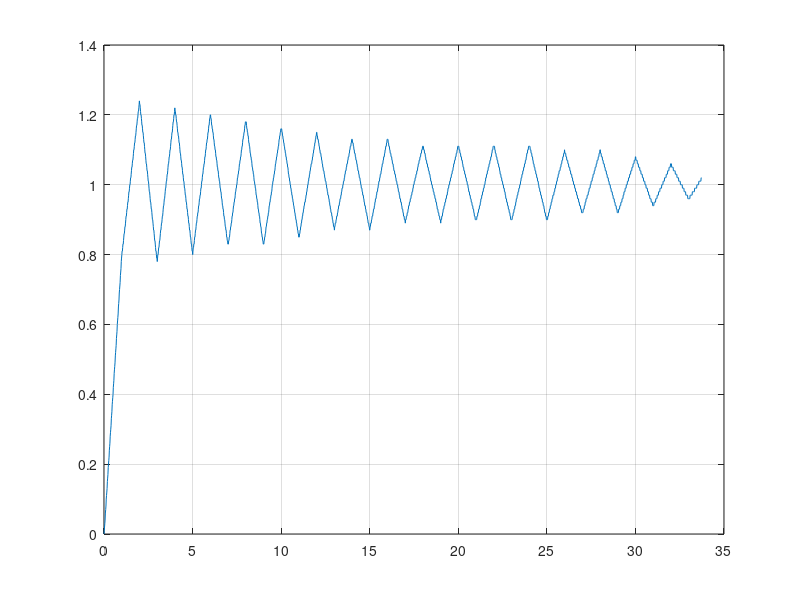
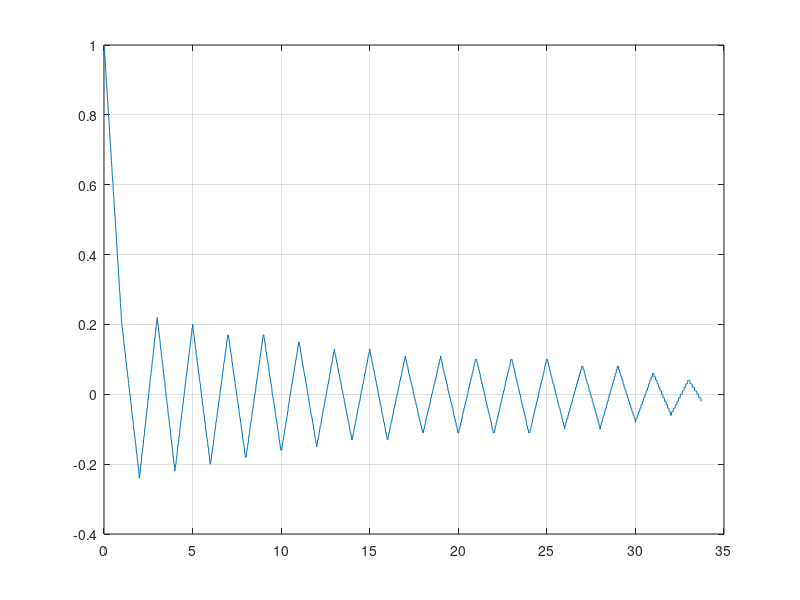

The MATLAB source for these figures, in order:
p = dlmread('5.csv', ';', 1, 0);

nz = find(p(:,2));

p = p(nz-1:end,:);

t0 = p(1,1);
p(:,1) = (p(:,1) - t0) * 10^(-6);

theta_R = 0;

dg = cos(theta_R) * (1-p(:,2)) + sin(theta_R) * (0-p(:,3));


plot(p(:, 1), p(:,2));
grid
figure
plot(p(:, 1), dg);
grid;